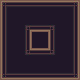

Below is a game level as drawn by its tile map, then a one-line description and the .tmx file that defines it, in full:
An orthogonal 5x5 tile map with 16x16 px tiles, 1 tile layer (Capa de Patrones 1), 2 tilesets and 1 object.

<map version="1.0" orientation="orthogonal" renderorder="right-down" width="5" height="5" tilewidth="16" tileheight="16" nextobjectid="2">
 <tileset firstgid="1" name="Inner" tilewidth="16" tileheight="16" tilecount="1000" columns="40">
  <image source="../assets/gfx/Inner.png" trans="000000" width="640" height="400" />
 </tileset>
 <tileset firstgid="1001" name="objects" tilewidth="16" tileheight="16" tilecount="660" columns="33">
  <image source="../assets/gfx/objects.png" trans="000000" width="528" height="320" />
 </tileset>
 <layer name="Capa de Patrones 1" width="5" height="5">
  <data encoding="csv">
2,3,3,3,4,
42,5,83,6,44,
42,44,43,42,44,
42,45,3,46,44,
82,83,83,83,84
</data>
 </layer>
 <objectgroup name="Portals">
  <object id="1" x="32" y="64" width="16" height="16" />
 </objectgroup>
</map>
